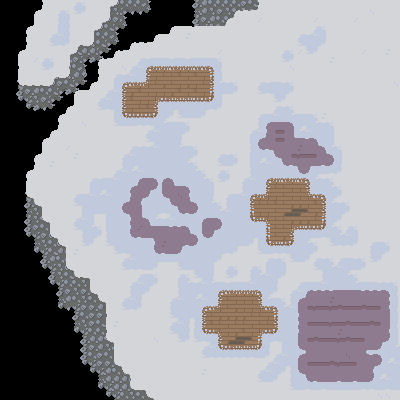

Tiled map render using the project's own tile images. Description and the map definition, with tile-layer contents summarised, below:
An orthogonal 50x50 tile map with 8x8 px tiles, 2 tile layers (lower level, upper level), 1 hidden layer not drawn, 2 tilesets.

<map version="1.9" tiledversion="1.9.2" orientation="orthogonal" renderorder="right-down" width="50" height="50" tilewidth="8" tileheight="8" infinite="0" nextlayerid="9" nextobjectid="1">
 <editorsettings>
  <export target="main_hub.tmj" format="json" />
 </editorsettings>
 <tileset firstgid="1" source="../main_tileset.tsx" />
 <tileset firstgid="337" source="../walls_tileset.tsx" />
 <layer id="5" name="lower level" width="50" height="50">
  <data>[2500 cells, 305 non-empty, 20 distinct tile ids]</data>
 </layer>
 <layer id="1" name="upper level" width="50" height="50">
  <data>[2500 cells, 2038 non-empty, 85 distinct tile ids]</data>
 </layer>
 <layer id="6" name="walls" width="50" height="50" visible="0">
  <data>[2500 cells, 140 non-empty, 26 distinct tile ids]</data>
 </layer>
</map>
